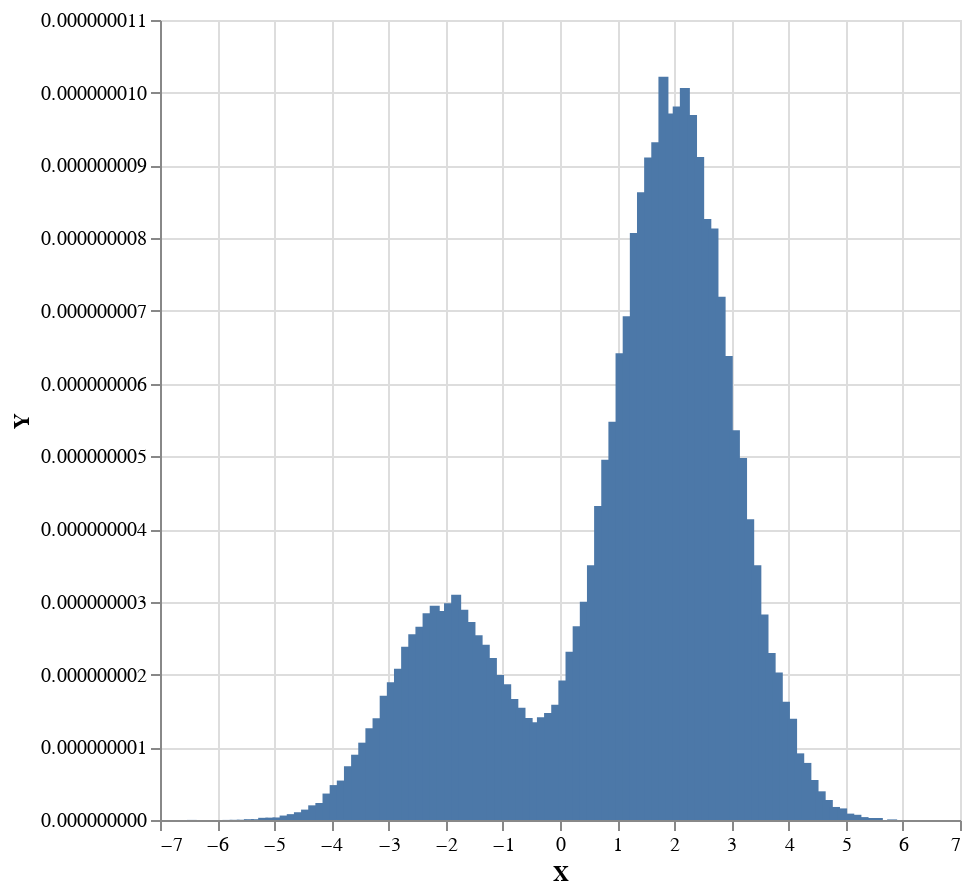

Write notebook code for a chart like this one.
### Markdown cell above
## Posterior predictive

Analoguosly to prior predictive is generated by `generative` applied to `posterior`.

### Code cell
sampler $ plot . histogramToList . histogram 100 <$> replicateM 100000 (weighted $ posteriorPredictive model observations2)

### Figure 1 — Vega-Lite specification as saved in the notebook (floating-point values rounded to 4 significant figures)
{"$schema": "https://vega.github.io/schema/vega-lite/v4.json", "data": {"values": [{"X": -6.445, "Y": 1.2e-12}, {"X": -6.32, "Y": 0}, {"X": -6.195, "Y": 0}, {"X": -6.07, "Y": 0}, {"X": -5.945, "Y": 0}, {"X": -5.82, "Y": 1.2e-12}, {"X": -5.694, "Y": 2.4e-12}, {"X": -5.569, "Y": 3.6e-12}, {"X": -5.444, "Y": 1.08e-11}, {"X": -5.319, "Y": 1.08e-11}, {"X": -5.194, "Y": 3e-11}, {"X": -5.069, "Y": 3.24e-11}, {"X": -4.944, "Y": 3.48e-11}, {"X": -4.819, "Y": 6.12e-11}, {"X": -4.694, "Y": 8.041e-11}, {"X": -4.569, "Y": 1.068e-10}, {"X": -4.444, "Y": 1.428e-10}, {"X": -4.319, "Y": 2.016e-10}, {"X": -4.194, "Y": 2.34e-10}, {"X": -4.068, "Y": 3.636e-10}, {"X": -3.943, "Y": 4.8e-10}, {"X": -3.818, "Y": 5.424e-10}, {"X": -3.693, "Y": 7.393e-10}, {"X": -3.568, "Y": 8.977e-10}, {"X": -3.443, "Y": 1.063e-09}, {"X": -3.318, "Y": 1.26e-09}, {"X": -3.193, "Y": 1.398e-09}, {"X": -3.068, "Y": 1.709e-09}, {"X": -2.943, "Y": 1.893e-09}, {"X": -2.818, "Y": 2.08e-09}, {"X": -2.693, "Y": 2.383e-09}, {"X": -2.568, "Y": 2.555e-09}, {"X": -2.443, "Y": 2.658e-09}, {"X": -2.317, "Y": 2.844e-09}, {"X": -2.192, "Y": 2.947e-09}, {"X": -2.067, "Y": 2.873e-09}, {"X": -1.942, "Y": 2.981e-09}, {"X": -1.817, "Y": 3.096e-09}, {"X": -1.692, "Y": 2.891e-09}, {"X": -1.567, "Y": 2.723e-09}, {"X": -1.442, "Y": 2.541e-09}, {"X": -1.317, "Y": 2.409e-09}, {"X": -1.192, "Y": 2.226e-09}, {"X": -1.067, "Y": 1.995e-09}, {"X": -0.9416, "Y": 1.866e-09}, {"X": -0.8165, "Y": 1.662e-09}, {"X": -0.6915, "Y": 1.544e-09}, {"X": -0.5664, "Y": 1.403e-09}, {"X": -0.4413, "Y": 1.342e-09}, {"X": -0.3162, "Y": 1.413e-09}, {"X": -0.1912, "Y": 1.471e-09}, {"X": -0.06607, "Y": 1.586e-09}, {"X": 0.059, "Y": 1.918e-09}, {"X": 0.1841, "Y": 2.315e-09}, {"X": 0.3092, "Y": 2.665e-09}, {"X": 0.4342, "Y": 3.002e-09}, {"X": 0.5593, "Y": 3.503e-09}, {"X": 0.6844, "Y": 4.316e-09}, {"X": 0.8095, "Y": 4.955e-09}, {"X": 0.9345, "Y": 5.474e-09}, {"X": 1.06, "Y": 6.416e-09}, {"X": 1.185, "Y": 6.925e-09}, {"X": 1.31, "Y": 8.072e-09}, {"X": 1.435, "Y": 8.633e-09}, {"X": 1.56, "Y": 9.11e-09}, {"X": 1.685, "Y": 9.319e-09}, {"X": 1.81, "Y": 1.022e-08}, {"X": 1.935, "Y": 9.714e-09}, {"X": 2.06, "Y": 9.81e-09}, {"X": 2.185, "Y": 1.006e-08}, {"X": 2.31, "Y": 9.694e-09}, {"X": 2.435, "Y": 9.116e-09}, {"X": 2.561, "Y": 8.264e-09}, {"X": 2.686, "Y": 8.132e-09}, {"X": 2.811, "Y": 7.196e-09}, {"X": 2.936, "Y": 6.379e-09}, {"X": 3.061, "Y": 5.359e-09}, {"X": 3.186, "Y": 4.977e-09}, {"X": 3.311, "Y": 4.136e-09}, {"X": 3.436, "Y": 3.502e-09}, {"X": 3.561, "Y": 2.825e-09}, {"X": 3.686, "Y": 2.295e-09}, {"X": 3.811, "Y": 2.028e-09}, {"X": 3.936, "Y": 1.626e-09}, {"X": 4.061, "Y": 1.391e-09}, {"X": 4.187, "Y": 9.164e-10}, {"X": 4.312, "Y": 7.849e-10}, {"X": 4.437, "Y": 5.498e-10}, {"X": 4.562, "Y": 3.945e-10}, {"X": 4.687, "Y": 2.749e-10}, {"X": 4.812, "Y": 1.793e-10}, {"X": 4.937, "Y": 1.594e-10}, {"X": 5.062, "Y": 8.766e-11}, {"X": 5.187, "Y": 7.172e-11}, {"X": 5.312, "Y": 3.984e-11}, {"X": 5.437, "Y": 2.789e-11}, {"X": 5.562, "Y": 2.789e-11}, {"X": 5.687, "Y": 0}, {"X": 5.812, "Y": 7.969e-12}, {"X": 5.938, "Y": 0}]}, "encoding": {"x": {"field": "X", "type": "quantitative"}, "y": {"field": "Y", "type": "quantitative"}}, "height": 400, "mark": "bar", "width": 400}
